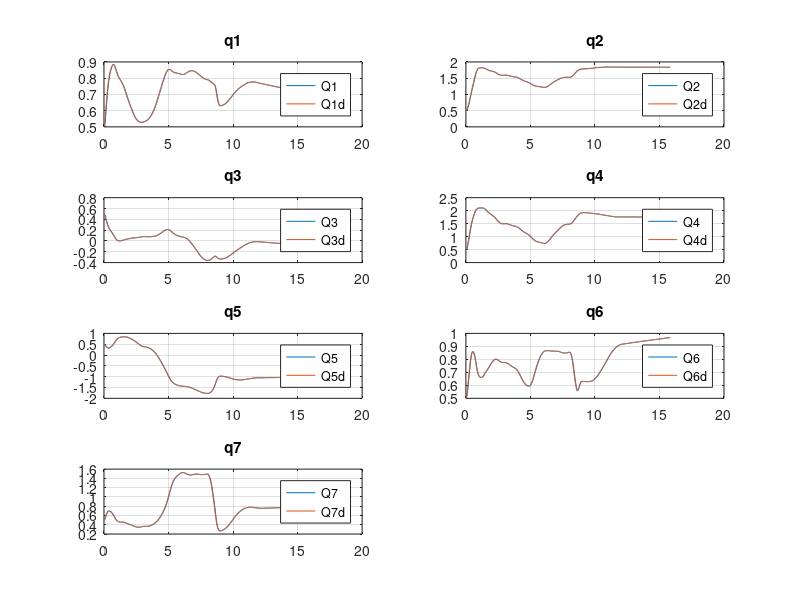
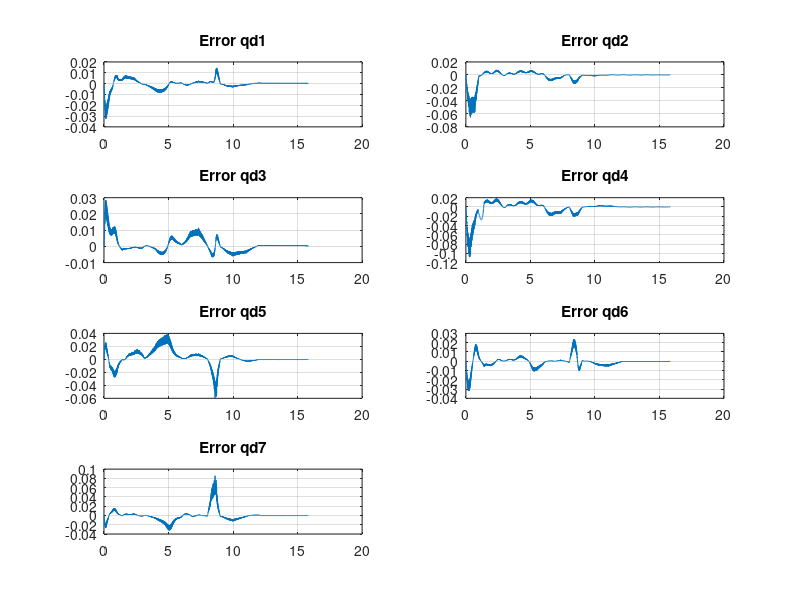
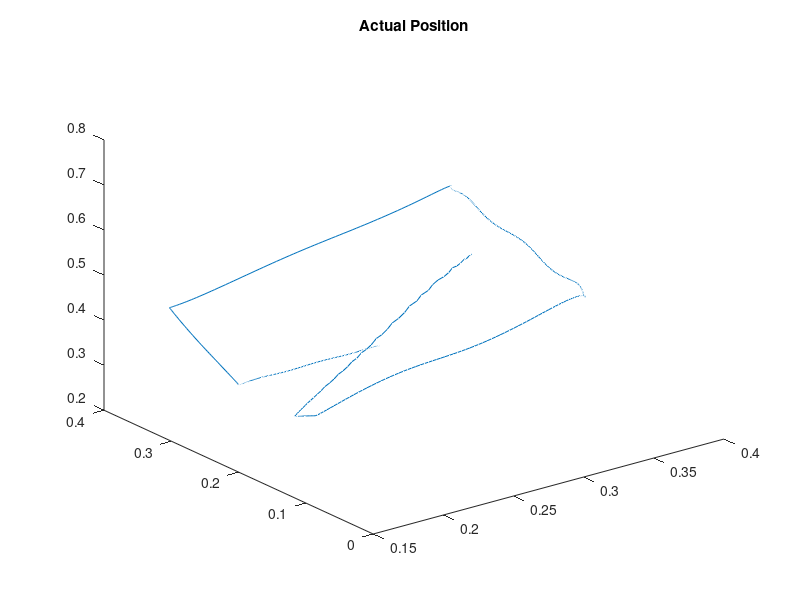
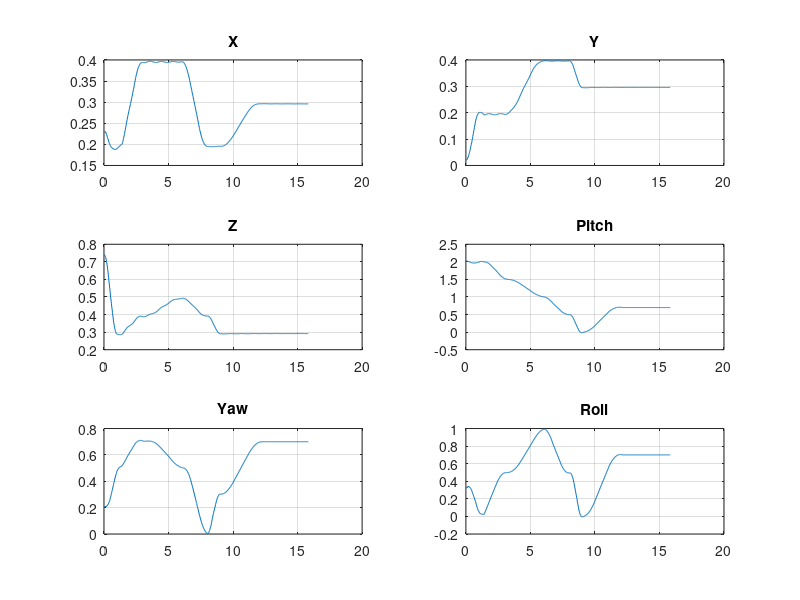

MATLAB code for these plots, in order: (Note: this script raises an error after producing the figures.)
A = load('QFile.txt');
B = load('QdFile.txt');
C = load('ForceFile.txt');
D = load('ErrorFile.txt');
E = load('DesiredPosFile.txt');
F = load('DesiredVelFile.txt');
G = load('CompliancePosFile.txt');
H = load('ComplianceVelFile.txt');
I = load('ActualPoseFile.txt');

dimAB = size(A);
dimAB = dimAB(1);
cont = 1;
A1 = zeros(dimAB/7,1);
A2 = zeros(dimAB/7,1);
A3 = zeros(dimAB/7,1);
A4 = zeros(dimAB/7,1);
A5 = zeros(dimAB/7,1);
A6 = zeros(dimAB/7,1);
A7 = zeros(dimAB/7,1);
B1 = zeros(dimAB/7,1);
B2 = zeros(dimAB/7,1);
B3 = zeros(dimAB/7,1);
B4 = zeros(dimAB/7,1);
B5 = zeros(dimAB/7,1);
B6 = zeros(dimAB/7,1);
B7 = zeros(dimAB/7,1);

for i = 1: 7: dimAB
   A1(cont) = A(i); 
   A2(cont) = A(i+1); 
   A3(cont) = A(i+2); 
   A4(cont) = A(i+3); 
   A5(cont) = A(i+4); 
   A6(cont) = A(i+5); 
   A7(cont) = A(i+6);
   B1(cont) = B(i); 
   B2(cont) = B(i+1); 
   B3(cont) = B(i+2); 
   B4(cont) = B(i+3); 
   B5(cont) = B(i+4); 
   B6(cont) = B(i+5); 
   B7(cont) = B(i+6);
   cont = cont +1;
end

t = linspace(0,dimAB/700,dimAB/7);
figure(1);
subplot(4,2,1);
plot(t, A1);
hold on;
plot(t,B1);
title('q1');
grid on;
legend('Q1','Q1d');
subplot(4,2,2);
plot(t, A2);
hold on;
plot(t,B2);
title('q2');
grid on;
legend('Q2','Q2d');
subplot(4,2,3);
plot(t, A3);
hold on;
plot(t,B3);
title('q3');
grid on;
legend('Q3','Q3d');
subplot(4,2,4);
plot(t, A4);
hold on;
plot(t,B4);
title('q4');
grid on;
legend('Q4','Q4d');
subplot(4,2,5);
plot(t, A5);
hold on;
plot(t,B5);
title('q5');
grid on;
legend('Q5','Q5d');
subplot(4,2,6);
plot(t, A6);
hold on;
plot(t,B6);
title('q6');
grid on;
legend('Q6','Q6d');
subplot(4,2,7);
plot(t, A7);
hold on;
plot(t,B7);
title('q7');
grid on;
legend('Q7','Q7d');

figure(2);
subplot(4,2,1);
plot(t, A1-B1);
title('Error qd1');
grid on;
subplot(4,2,2);
plot(t, A2-B2);
title('Error qd2');
grid on;
subplot(4,2,3);
plot(t, A3-B3);
title('Error qd3');
grid on;
subplot(4,2,4);
plot(t, A4-B4);
title('Error qd4');
grid on;
subplot(4,2,5);
plot(t, A5-B5);
title('Error qd5');
grid on;
subplot(4,2,6);
plot(t, A6-B6);
title('Error qd6');
grid on;
subplot(4,2,7);
plot(t, A7-B7);
title('Error qd7');
grid on;

dimI = size(I);
dimI = dimI(1);
cont = 1;
I1 = zeros(dimI/6,1);
I2 = zeros(dimI/6,1);
I3 = zeros(dimI/6,1);
I4 = zeros(dimI/6,1);
I5 = zeros(dimI/6,1);
I6 = zeros(dimI/6,1);

for i = 1: 6: dimI
   I1(cont) = I(i); 
   I2(cont) = I(i+1); 
   I3(cont) = I(i+2); 
   I4(cont) = I(i+3); 
   I5(cont) = I(i+4); 
   I6(cont) = I(i+5); 
   cont = cont +1;
end

figure(3);
plot3(I1,I2,I3);
title ('Actual Position');
t = linspace(0,dimI/600,dimI/6);

figure(4);
subplot(3,2,1);
plot(t, I1);
title('X');
grid on;
subplot(3,2,2);
plot(t, I2);
title('Y');
grid on;
subplot(3,2,3);
plot(t, I3);
title('Z');
grid on;
subplot(3,2,4);
plot(t, I4);
title('Pitch');
grid on;
subplot(3,2,5);
plot(t, I5);
title('Yaw');
grid on;
subplot(3,2,6);
plot(t, I6);
title('Roll');
grid on;

dimC = size(C);
dimC = dimC(1);
cont = 1;
C1 = zeros(dimC/6,1);
C2 = zeros(dimC/6,1);
C3 = zeros(dimC/6,1);

for i = 1: 6: dimC
   C1(cont) = C(i); 
   C2(cont) = C(i+1); 
   C3(cont) = C(i+2); 
   cont = cont +1;
end

t = linspace(0,dimC/600,dimC/6);
figure(5);
subplot(3,1,1);
plot(t, C1);
title('F1');
grid on;
subplot(3,1,2);
plot(t, C2);
title('F2');
grid on;
subplot(3,1,3);
plot(t, C3);
title('F3');
grid on;

dimD = size(D);
dimD = dimD(1);
cont = 1;
D1 = zeros(dimD/6,1);
D2 = zeros(dimD/6,1);
D3 = zeros(dimD/6,1);
D4 = zeros(dimD/6,1);
D5 = zeros(dimD/6,1);
D6 = zeros(dimD/6,1);

for i = 1: 6: dimD
   D1(cont) = D(i); 
   D2(cont) = D(i+1); 
   D3(cont) = D(i+2); 
   D4(cont) = D(i+3); 
   D5(cont) = D(i+4); 
   D6(cont) = D(i+5); 
   cont = cont +1;
end

t = linspace(0,dimD/600,dimD/6);
figure(6);
subplot(3,2,1);
plot(t, D1);
title('X-Error');
grid on;
subplot(3,2,2);
plot(t, D2);
title('Y-Error');
grid on;
subplot(3,2,3);
plot(t, D3);
title('Z-Error');
grid on;
subplot(3,2,4);
plot(t, D4);
title('Q1-Error');
grid on;
subplot(3,2,5);
plot(t, D5);
title('Q2-Error');
grid on;
subplot(3,2,6);
plot(t, D6);
title('Q3-Error');
grid on;
 
dimE = size(E);
dimE = dimE(1);
cont = 1;
E1 = zeros(dimE/6,1);
E2 = zeros(dimE/6,1);
E3 = zeros(dimE/6,1);
E4 = zeros(dimE/6,1);
E5 = zeros(dimE/6,1);
E6 = zeros(dimE/6,1);

for i = 1: 6: dimE
   E1(cont) = E(i); 
   E2(cont) = E(i+1); 
   E3(cont) = E(i+2); 
   E4(cont) = E(i+3); 
   E5(cont) = E(i+4); 
   E6(cont) = E(i+5); 
   cont = cont +1;
end

figure(7);
plot3(E1,E2,E3);
title ('Deisred Position');
grid on;

figure(8);
subplot(3,2,1);
plot(t, E4);
title('Desired X');
grid on;
subplot(3,2,2);
plot(t, E5);
title('Desired Y');
grid on;
subplot(3,2,3);
plot(t, E6);
title('Desired Z');
grid on;
subplot(3,2,4);
plot(t, E4);
title('Desired pitch');
grid on;
subplot(3,2,5);
plot(t, E5);
title('Desired yaw');
grid on;
subplot(3,2,6);
plot(t, E6);
title('Desired roll');
grid on;


dimF = size(F);
dimF = dimF(1);
cont = 1;
F1 = zeros(dimF/6,1);
F2 = zeros(dimF/6,1);
F3 = zeros(dimF/6,1);
F4 = zeros(dimF/6,1);
F5 = zeros(dimF/6,1);
F6 = zeros(dimF/6,1);

for i = 1: 6: dimF
   F1(cont) = F(i); 
   F2(cont) = F(i+1); 
   F3(cont) = F(i+2); 
   F4(cont) = F(i+3); 
   F5(cont) = F(i+4); 
   F6(cont) = F(i+5); 
   cont = cont +1;
end

figure(9);
subplot(3,2,1);
plot(t, F4);
title('Desired X Vel');
grid on;
subplot(3,2,2);
plot(t, F5);
title('Desired Y Vel');
grid on;
subplot(3,2,3);
plot(t, F6);
title('Desired Z Vel');
grid on;
subplot(3,2,4);
plot(t, F4);
title('Desired pitch Vel');
grid on;
subplot(3,2,5);
plot(t, F5);
title('Desired yaw Vel');
grid on;
subplot(3,2,6);
plot(t, F6);
title('Desired roll Vel');
grid on;


dimG = size(G);
dimG = dimG(1);
cont = 1;
G1 = zeros(dimG/6,1);
G2 = zeros(dimG/6,1);
G3 = zeros(dimG/6,1);
G4 = zeros(dimG/6,1);
G5 = zeros(dimG/6,1);
G6 = zeros(dimG/6,1);

for i = 1: 6: dimG
   G1(cont) = G(i); 
   G2(cont) = G(i+1); 
   G3(cont) = G(i+2); 
   G4(cont) = G(i+3); 
   G5(cont) = G(i+4); 
   G6(cont) = G(i+5); 
   cont = cont +1;
end

figure(10);
plot3(G1,G2,G3);
title ('Compliance Position');
grid on;

figure(11);
subplot(3,2,1);
plot(t, G4);
title('Compliance X');
grid on;
subplot(3,2,2);
plot(t, G5);
title('Compliance Y');
grid on;
subplot(3,2,3);
plot(t, G6);
title('Compliance Z');
grid on;
subplot(3,2,4);
plot(t, G4);
title('Compliance pitch');
grid on;
subplot(3,2,5);
plot(t, G5);
title('Compliance yaw');
grid on;
subplot(3,2,6);
plot(t, G6);
title('Compliance roll');
grid on;

dimH = size(H);
dimH = dimH(1);
cont = 1;
H1 = zeros(dimH/6,1);
H2 = zeros(dimH/6,1);
H3 = zeros(dimH/6,1);
H4 = zeros(dimH/6,1);
H5 = zeros(dimH/6,1);
H6 = zeros(dimH/6,1);

for i = 1: 6: dimH
   H1(cont) = H(i); 
   H2(cont) = H(i+1); 
   H3(cont) = H(i+2); 
   H4(cont) = H(i+3); 
   H5(cont) = H(i+4); 
   H6(cont) = H(i+5); 
   cont = cont +1;
end

figure(12);
subplot(3,2,1);
plot(t, H4);
title('Compliance X Vel');
grid on;
subplot(3,2,2);
plot(t, H5);
title('Compliance Y Vel');
grid on;
subplot(3,2,3);
plot(t, H6);
title('Compliance Z Vel');
grid on;
subplot(3,2,4);
plot(t, H4);
title('Compliance pitch Vel');
grid on;
subplot(3,2,5);
plot(t, H5);
title('Compliance yaw Vel');
grid on;
subplot(3,2,6);
plot(t, H6);
title('Compliance roll Vel');
grid on;

